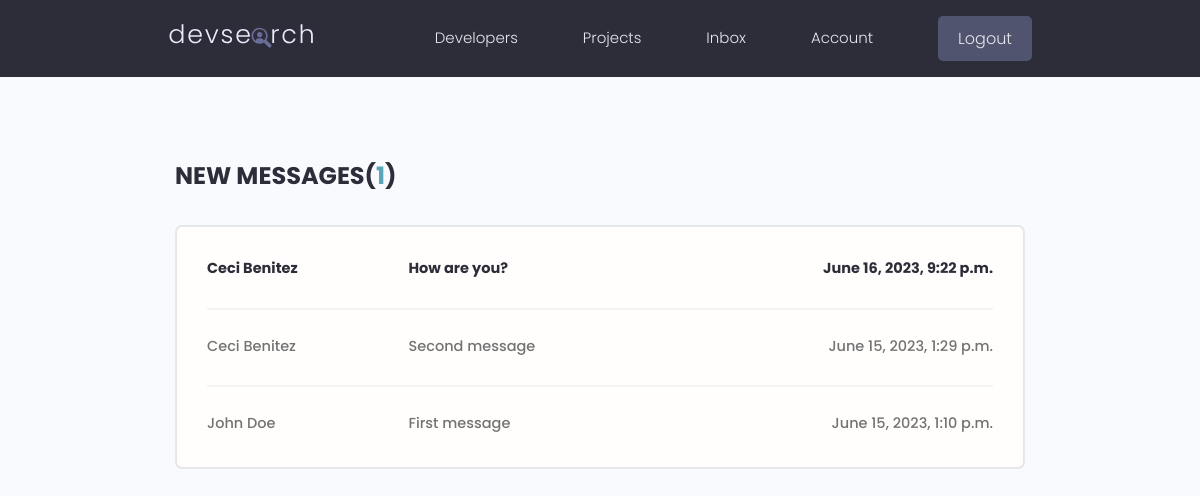
Page /inbox/ (signed in) on the earlier database version.
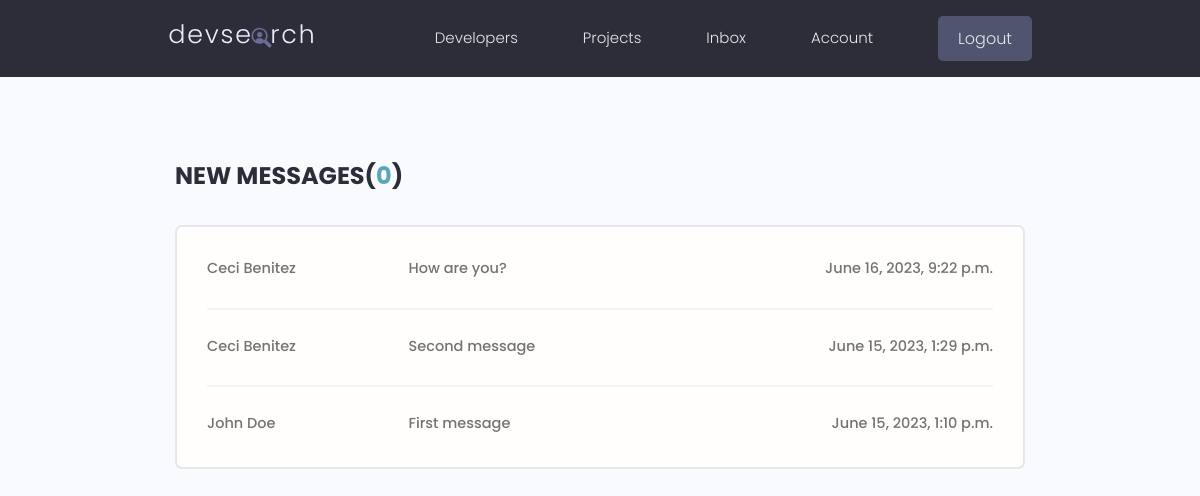
Same page on the later database version.
### users/models.py (models this page shows, shortened)
class Message(models.Model):
    sender = models.ForeignKey(Profile, on_delete=models.SET_NULL, null=True, blank=True)
    recipient = models.ForeignKey(Profile, on_delete=models.SET_NULL, null=True, blank=True, related_name="messages")
    name = models.CharField(max_length=200, null=True, blank=True)
    email = models.EmailField(max_length=200, null=True, blank=True)
    subject = models.CharField(max_length=200, null=True, blank=True)
    body = models.TextField()
    is_read = models.BooleanField(default=False, null=True)
    created = models.DateTimeField(auto_now_add=True)
    id = models.UUIDField(default=uuid.uuid4, unique=True, primary_key=True, editable=False)
    class Meta:
        ordering = ["is_read", "-created"]

### users/views.py (the view)
# urls.py: path('inbox/', views.inbox, name="inbox"),
@login_required(login_url="login")
def inbox(request):
    profile = request.user.profile
    message_requests = profile.messages.all()
    unread_count = message_requests.filter(is_read=False).count()
    context = {"message_requests": message_requests, "unread_count": unread_count}
    return render(request, "users/inbox.html", context)

### users/templates/users/inbox.html
 {% extends 'main.html' %}
 {% block content %}
 <main class="inbox my-xl">
  <div class="content-box">
    <h3 class="inbox__title">New Messages(<span>{{unread_count}}</span>)</h3>
    <ul class="messages">
      {% for message in message_requests %}
      {% if message.is_read == False %}
      <li class="message message--unread">
      {% else %}
      <li class="message">
      {% endif %}
        <a href="{% url 'message' message.id %}">
          <span class="message__author">{{message.name}}</span>
          <span class="message__subject">{{message.subject}}</span>
          <span class="message__date">{{message.created}}</span>
        </a>
      </li>
      {% endfor %}
    </ul>
  </div>
</main>
{% endblock content %}

Differences in the rows shown:
changed Message "How are you?": is_read False → True (drawn)
Other differences:
{{ unread_count }}: "1" → "0"
